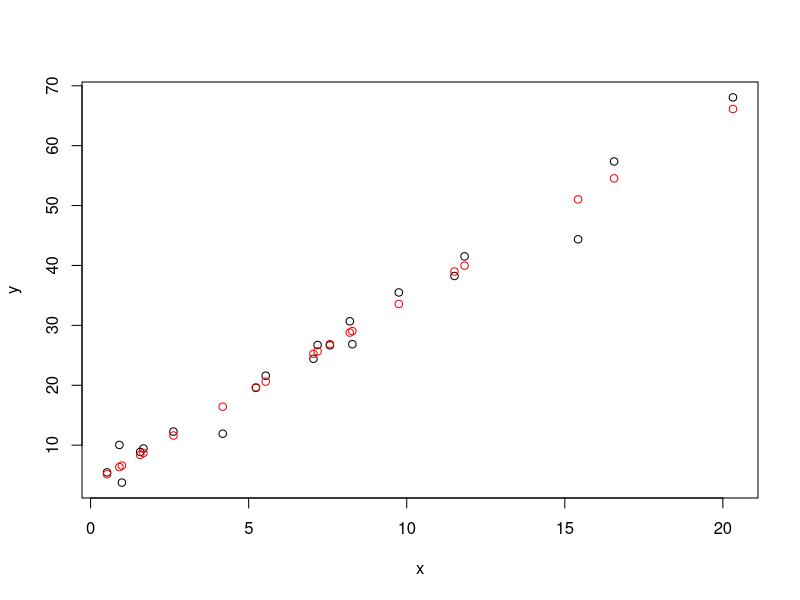

Recreate this plot in R.

###
x <- round(abs(rnorm(20) * 10) , 2)
y <- 5 + 3*x + rnorm(20, mean=0, sd = 3)

Sxx <- sum( (x - mean(x) )^2 )
Sxy <- sum( (x - mean(x) * y ) )

model <- lm(y ~ x)
preds <- predict(model)
#
plot(x, y)
points(x, preds, col = "red")
#
SSres <- sum( (y - preds)^2 )
SSr <- sum( (preds - mean(y))^2 )
SSt <- sum( (y - mean(y))^2 )
###
MSres <- sum((y - preds)^2) / (length(x) - 2)
#aka
MSres <- sum(resid(model)^2) / model$df.residual
###

# R Squared
R2 <- sum((preds - mean(y))^2) / sum((y - mean(y))^2)
# aka
R2 <- SSr / SSt

# CORRELATION COEFFICIENT
cor(x, y)
#[1] 0.9908928
#and just to double check...
cov(x, y) / ( sqrt(var(x) * var(y)) )
#[1] 0.9908928
#and again...
Sxy / ( sqrt( Sxx * SSt ) )
#[1] 0.9908928

# and note that...
B1 <- sqrt(SSt / Sxx) * cor(x, y) 
# B1 will be the same as
lm(y ~ x)$coefficients[2] #fuckin whoa
# sqrt(SSt / Sxx) # is known as the "scale factor" by which you multiply 
##the correlation between x and y to get the slope

#also note that
cor(x, y)^2 #(often written as "r")
# will be equal to
R2 # r squared from above

# CONFIDENCE INTERVAL FOR INTERCEPT
ciB0 <- function(model, df, perc) { #df = degrees of freedom, perc = the percentage you want to test i.e. .95 for 95% confidence interval
  low <- (1 - perc) / 2
  high <- 1 - low
  B0 <- summary(model)$coefficients[1,1]
  B0se <- summary(model)$coefficients[1,2]
  ciB0 <- c(B0 + (qt(low, nrow(df) - 2) * B0se), B0 + (qt(high, nrow(df) - 2) * B0se))
  ciB0
}

# CONFIDENCE INTERVAL FOR SLOPE (OF VARIABLE v)
ciB1 <- function(model, df, perc, v) { #df = degrees of freedom, perc = the percentage you want to test i.e. .95 for 95% confidence interval
  low <- (1 - perc) / 2
  high <- 1 - low
  B1 <- summary(model)$coefficients[v,1]
  B1se <- summary(model)$coefficients[v,2]
  ciB1 <- c(B1 + (qt(low, nrow(df) - 2) * B1se), B1 + (qt(high, nrow(df) - 2) * B1se))
  ciB1
}

# HYPOTHESIS TEST FOR SIGNIFICANCE OF A VARIABLE IN A MODEL
hypVar <- function(mod, df, varNum, perc) {
  degFree <- nrow(df) - nrow(summary(mod)$coefficients)
  testStat <- qt(perc, degFree)
  t <- abs(summary(mod31)$coefficients[varNum, 3])
  print(paste("t:", t))
  print(paste("testStat:", testStat))
  t > testStat
}

# R SQUARED
R2 <- function(model, y) {
  ybar <- mean(y)
  preds <- predict(model)
  sum((preds - ybar)^2) / sum((y - ybar)^2)
}

# PREDICTION INTERVAL
piYihat <- function(x, y, xi, yihat, preds, perc) {
  low <- (1 - perc) / 2
  high <- 1 - low
  n <- length(x)
  xbar <- mean(x)
  
  MSres <- sum((y - preds)^2) / (n - 2)
  Sxx <- sum((x - xbar )^2)
  mess <- sqrt( MSres * (1 + (1/n) + ( (xi - xbar)^2 / Sxx ) ) )
  
  pi <- c(yihat + (qt(low, n - 2) * mess), yihat + (qt(high, n - 2) * mess))
  pi
}

#yihat = predict(MODEL, newdata=data.frame(VARIABLENAME=Xi))
#preds = predict(MODEL)

#piYihat(b1$x8, b1$y, 1800, yihat, preds, .9)
# 4.936392 13.349749 is the 90% prediction interval

# CONFIDENCE INTERVAL
ciYihat <- function(x, y, xi, yihat, preds, perc) {
  low <- (1 - perc) / 2
  high <- 1 - low
  n <- length(x)
  xbar <- mean(x)
  
  MSres <- sum((y - preds)^2) / (n - 2)
  Sxx <- sum((x - xbar )^2)
  mess <- sqrt( MSres * (1/n + ( (xi - xbar)^2 / Sxx ) ) )
  
  ci <- c(yihat + (qt(low, n - 2) * mess), yihat + (qt(high, n - 2) * mess))
  ci
}

#yihat = predict(mod24, newdata=data.frame(x1=275))
#preds = predict(mod24)

#ciYihat(b3$x1, b3$y, 275, yihat, preds, .95)
# 19.58807 21.80952 is the 95% confidence interval


## HYPOTHESIS TESTS AND CONFIDENCE INTERVALS FOR CORRELATIONS
# hard to say if these are really useful or not...
##### HYPOTHESIS
r <- cor(x, y)

arctanh <- function(r) {
  0.5 * log((1 + r) / (1 - r))
}

# the hypothesis test of H0: r = .5
Z0 = (arctanh(r) - arctanh(.5)) * sqrt(length(x) - 3)
# if Z0 is larger than
qt(.975, length(x) - 2)
#then you can reject

###### CONFIDENCE INTERVALS
tanh <- function(u) {
  (exp(u) - exp(-u)) / (exp(u) + exp(-u))
} 

# the 99% confidence interval
quants <- c(.005, .995)
tanh(arctanh(r) - (qnorm(quants) / sqrt(length(x) - 3)))